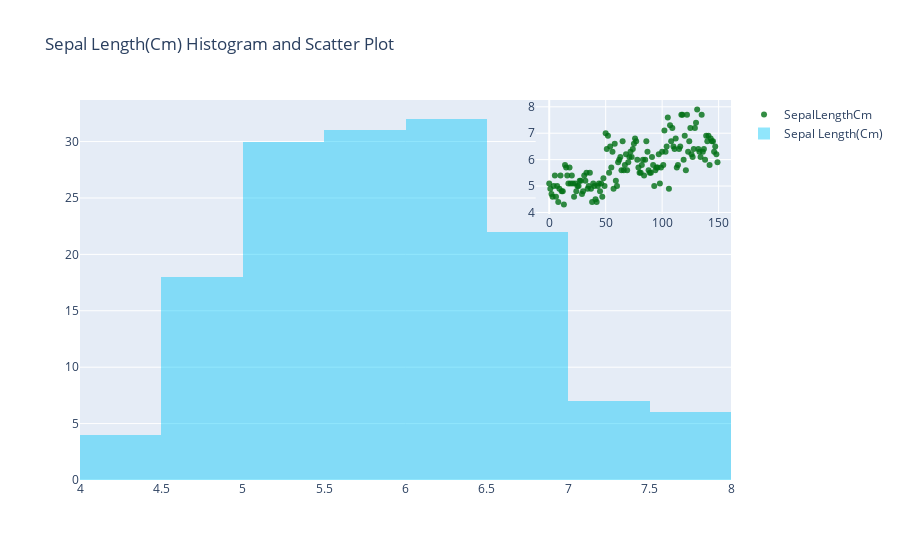

Notebook code cell kept with this figure:
### Markdown cell above
<a id="8"></a> <br>
## Inset Plots (Plotly)
* If you do not understand the code check my plotly tutorial.

### Code cell
# trace1 is line plot
# go: graph object
trace1 = go.Scatter(
    x=df.index,
    y=df.SepalLengthCm,
    mode = "markers",
    xaxis='x2',
    yaxis='y2',
    name = "SepalLengthCm",
    marker = dict(color = 'rgba(0, 112, 20, 0.8)'),
)

# trace2 is histogram
trace2 = go.Histogram(
    x=df.SepalLengthCm,
    opacity=0.75,
    name = "Sepal Length(Cm)",
    marker=dict(color='rgba(10, 200, 250, 0.6)'))

# add trace1 and trace2
data = [trace1, trace2]
layout = go.Layout(
    xaxis2=dict(
        domain=[0.7,1],
        anchor='y2',        
    ),
    yaxis2=dict(
        domain=[0.7,1],
        anchor='x2',
    ),
    title = ' Sepal Length(Cm) Histogram and Scatter Plot'
)
fig = go.Figure(data=data, layout=layout)
iplot(fig)

### Figure 1 — Plotly figure (JSON) as saved in the notebook; plotly's stock layout.template omitted (floating-point values rounded to 4 significant figures; data arrays with more than 128 entries replaced by an {"elided": "..."} marker saying what was removed)
{"data": [{"marker": {"color": "rgba(0, 112, 20, 0.8)"}, "mode": "markers", "name": "SepalLengthCm", "type": "scatter", "x": {"elided": "150 int values"}, "xaxis": "x2", "y": {"elided": "150 float values"}, "yaxis": "y2"}, {"marker": {"color": "rgba(10, 200, 250, 0.6)"}, "name": "Sepal Length(Cm)", "opacity": 0.75, "type": "histogram", "x": {"elided": "150 float values"}}], "layout": {"title": {"text": " Sepal Length(Cm) Histogram and Scatter Plot"}, "xaxis2": {"anchor": "y2", "domain": [0.7, 1]}, "yaxis2": {"anchor": "x2", "domain": [0.7, 1]}}}
